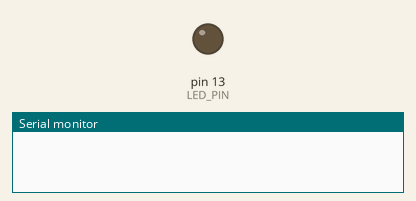
A sketch run on a simulated Arduino Mega 2560, built with avr-gcc and run on an emulated ATmega2560. On the bench: output pins drawn as LEDs (lit = HIGH), the last lines printed to the serial monitor. MIDI output is not drawn.

Above: at 0.1 s.
At 12.1 s:
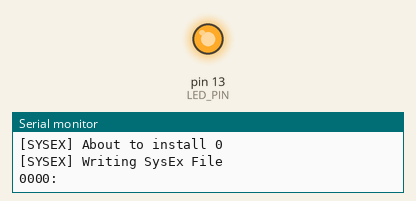
Timing chart, 0 to 13.6 s (numbered marks = the images above):
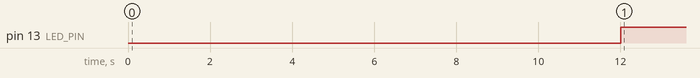

The sketch:

KorgM1Loader.ino
```cpp
/*
  Korg M1 SysEx File Loader

  The circuit:
  - digital in 1 connected to MIDI jack pin 5
  - MIDI jack pin 2 connected to ground
  - MIDI jack pin 4 connected to +5V through 220 ohm resistor
  - Attach a MIDI cable to the jack, then to a MIDI synth, and play music.
*/

#include <MIDI.h>

#include "SysExData.h"

MIDI_CREATE_INSTANCE(HardwareSerial, Serial1, MIDI);

static const uint8_t C_MAJOR[] = { 60, 62, 64, 65, 67, 69, 71, 72 };

#define LED_PIN                  13
#define DUMP_DATA                1
#define DUMP_DATA_BYTES_PER_LINE 32
#define BLOCK_SIZE               64
#define BLOCK_DELAY              1000
#define DELAY_AFTER_F0           400

void setup() {

  Serial.begin(9600);
  MIDI.begin();

  delay(1000);

  pinMode(LED_PIN, OUTPUT);
  digitalWrite(LED_PIN, LOW);

  while (!Serial) {}

  for (int8_t i = 10; i >= 0; i--) {
    Serial.print("[SYSEX] About to install ");
    Serial.println(i);
    delay(1000);
  }

  writeSysEx();
}

void loop() {
// Test MIDI Interface - Send C Major to Ch.1
/*    if (Serial.read() >= 0)                    // If we have received a message
    {
      for (uint8_t i = 0; i < 8; i ++) {
        digitalWrite(ledPin, HIGH);
        MIDI.sendNoteOn(C_MAJOR[i], 127, 1);    // Send a Note (pitch 42, velo 127 on channel 1)
        delay(1000);                // Wait for a second
        MIDI.sendNoteOff(C_MAJOR[i], 0, 1);     // Stop the note
        digitalWrite(ledPin, LOW);
      }
    }
*/
  digitalWrite(LED_PIN, HIGH);
  delay(500);
  digitalWrite(LED_PIN, LOW);
  delay(500);
}

void writeSysExChunk(uint8_t *pChunk, uint16_t iLength, uint16_t &count) {

  uint8_t d[1];
  char    hex[7];

  for (uint16_t i = 0; i < iLength; i++) {
    d[0] = pgm_read_byte(pChunk + i);

    MIDI.sendSysEx(1, d, true);

    if (DELAY_AFTER_F0 && d[0] == 0xF0) delay(DELAY_AFTER_F0);
    count++;
    if (!(count % BLOCK_SIZE)) delay(BLOCK_DELAY);

#ifdef DUMP_DATA
    sprintf(hex, "%02X ", d[0]);
    Serial.print(hex);
    if (!(count % DUMP_DATA_BYTES_PER_LINE)) {
      Serial.println();
      sprintf(hex, "%04X: ", count);
      Serial.print(hex);
    }
#endif
  }
}

void writeSysEx() {

  Serial.println("[SYSEX] Writing SysEx File");
  Serial.println();
  Serial.print("0000: ");

  digitalWrite(LED_PIN, HIGH);

  delay(1000);
  uint16_t l = 0;

  writeSysExChunk(sysex_file,  sizeof(sysex_file),  l);
  writeSysExChunk(sysex_file2, sizeof(sysex_file2), l);

  digitalWrite(LED_PIN, LOW);
  Serial.println();
  Serial.println();
  Serial.print("[SYSEX] SysEx File Sent - ");
  Serial.print(l);
  Serial.println(" bytes");
}
```

Source omitted: SysExData.h (data table, 305410 bytes)

Measured:
- by itself, pin 13 (LED_PIN): LOW → HIGH at 12.0 s
